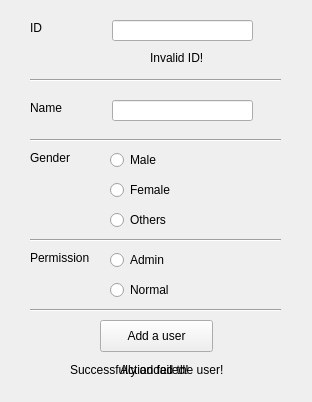
<?xml version="1.0" encoding="UTF-8"?>
<ui version="4.0">
 <class>Register</class>
 <widget class="QWidget" name="Register">
  <property name="geometry">
   <rect>
    <x>0</x>
    <y>0</y>
    <width>312</width>
    <height>402</height>
   </rect>
  </property>
  <property name="windowTitle">
   <string>Register</string>
  </property>
  <widget class="QLineEdit" name="ID_input">
   <property name="geometry">
    <rect>
     <x>112</x>
     <y>20</y>
     <width>141</width>
     <height>21</height>
    </rect>
   </property>
   <property name="text">
    <string/>
   </property>
  </widget>
  <widget class="QPushButton" name="Add_a_user_button">
   <property name="geometry">
    <rect>
     <x>100</x>
     <y>320</y>
     <width>113</width>
     <height>32</height>
    </rect>
   </property>
   <property name="text">
    <string>Add a user</string>
   </property>
  </widget>
  <widget class="QLineEdit" name="Name_input">
   <property name="geometry">
    <rect>
     <x>112</x>
     <y>100</y>
     <width>141</width>
     <height>21</height>
    </rect>
   </property>
   <property name="text">
    <string/>
   </property>
  </widget>
  <widget class="QLabel" name="Gender_label">
   <property name="geometry">
    <rect>
     <x>30</x>
     <y>150</y>
     <width>81</width>
     <height>16</height>
    </rect>
   </property>
   <property name="text">
    <string>Gender</string>
   </property>
  </widget>
  <widget class="QLabel" name="Name_label">
   <property name="geometry">
    <rect>
     <x>30</x>
     <y>100</y>
     <width>81</width>
     <height>16</height>
    </rect>
   </property>
   <property name="text">
    <string>Name</string>
   </property>
  </widget>
  <widget class="QLabel" name="ID_label">
   <property name="geometry">
    <rect>
     <x>30</x>
     <y>20</y>
     <width>81</width>
     <height>16</height>
    </rect>
   </property>
   <property name="text">
    <string>ID</string>
   </property>
  </widget>
  <widget class="QRadioButton" name="Male_button">
   <property name="geometry">
    <rect>
     <x>110</x>
     <y>150</y>
     <width>100</width>
     <height>20</height>
    </rect>
   </property>
   <property name="text">
    <string>Male</string>
   </property>
   <attribute name="buttonGroup">
    <string notr="true">Button_group_gender</string>
   </attribute>
  </widget>
  <widget class="QRadioButton" name="Female_button">
   <property name="geometry">
    <rect>
     <x>110</x>
     <y>180</y>
     <width>100</width>
     <height>20</height>
    </rect>
   </property>
   <property name="text">
    <string>Female</string>
   </property>
   <attribute name="buttonGroup">
    <string notr="true">Button_group_gender</string>
   </attribute>
  </widget>
  <widget class="QLabel" name="Permission_label">
   <property name="geometry">
    <rect>
     <x>30</x>
     <y>250</y>
     <width>81</width>
     <height>16</height>
    </rect>
   </property>
   <property name="text">
    <string>Permission</string>
   </property>
  </widget>
  <widget class="QRadioButton" name="Admin_button">
   <property name="geometry">
    <rect>
     <x>110</x>
     <y>250</y>
     <width>100</width>
     <height>20</height>
    </rect>
   </property>
   <property name="text">
    <string>Admin</string>
   </property>
   <attribute name="buttonGroup">
    <string notr="true">Button_group_permission</string>
   </attribute>
  </widget>
  <widget class="QRadioButton" name="Normal_button">
   <property name="geometry">
    <rect>
     <x>110</x>
     <y>280</y>
     <width>100</width>
     <height>20</height>
    </rect>
   </property>
   <property name="text">
    <string>Normal</string>
   </property>
   <attribute name="buttonGroup">
    <string notr="true">Button_group_permission</string>
   </attribute>
  </widget>
  <widget class="QLabel" name="ID_error_message">
   <property name="geometry">
    <rect>
     <x>150</x>
     <y>50</y>
     <width>101</width>
     <height>16</height>
    </rect>
   </property>
   <property name="text">
    <string>Invalid ID!</string>
   </property>
  </widget>
  <widget class="QLabel" name="Register_error_message">
   <property name="geometry">
    <rect>
     <x>120</x>
     <y>360</y>
     <width>81</width>
     <height>20</height>
    </rect>
   </property>
   <property name="text">
    <string>Action failed!</string>
   </property>
  </widget>
  <widget class="QLabel" name="Register_success_message">
   <property name="geometry">
    <rect>
     <x>70</x>
     <y>360</y>
     <width>211</width>
     <height>20</height>
    </rect>
   </property>
   <property name="text">
    <string>Successfully added the user!</string>
   </property>
  </widget>
  <widget class="QRadioButton" name="Other_button">
   <property name="geometry">
    <rect>
     <x>110</x>
     <y>210</y>
     <width>100</width>
     <height>20</height>
    </rect>
   </property>
   <property name="text">
    <string>Others</string>
   </property>
  </widget>
  <widget class="Line" name="line">
   <property name="geometry">
    <rect>
     <x>30</x>
     <y>70</y>
     <width>251</width>
     <height>20</height>
    </rect>
   </property>
   <property name="orientation">
    <enum>Qt::Horizontal</enum>
   </property>
  </widget>
  <widget class="Line" name="line_2">
   <property name="geometry">
    <rect>
     <x>30</x>
     <y>130</y>
     <width>251</width>
     <height>20</height>
    </rect>
   </property>
   <property name="orientation">
    <enum>Qt::Horizontal</enum>
   </property>
  </widget>
  <widget class="Line" name="line_3">
   <property name="geometry">
    <rect>
     <x>30</x>
     <y>230</y>
     <width>251</width>
     <height>20</height>
    </rect>
   </property>
   <property name="orientation">
    <enum>Qt::Horizontal</enum>
   </property>
  </widget>
  <widget class="Line" name="line_4">
   <property name="geometry">
    <rect>
     <x>30</x>
     <y>300</y>
     <width>251</width>
     <height>20</height>
    </rect>
   </property>
   <property name="orientation">
    <enum>Qt::Horizontal</enum>
   </property>
  </widget>
 </widget>
 <resources/>
 <connections/>
 <buttongroups>
  <buttongroup name="Button_group_gender"/>
  <buttongroup name="Button_group_permission"/>
 </buttongroups>
</ui>
